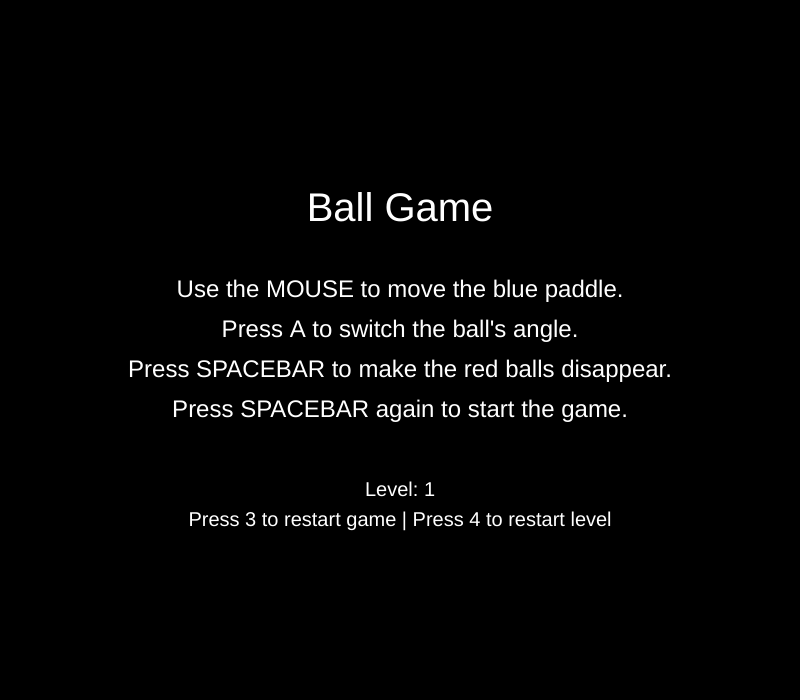
Frame 1 (no input)
Frame 60 (no input): identical to frame 1, image omitted
Frame 120 (the mouse pressed at the canvas centre since frame 60): identical to frame 1, image omitted

The p5.js sketch that drew this single still picture (run headless with seeded random() and noise() and a simulated clock; from frame 60 on, the mouse is pressed at the canvas centre):

// p5.js sketch
// ── sketch.js
/* Final Work in Progress Draft
By Francky Duperval

A modification of the ball game.

Goal is to add
- Points system (Check)
- Easier control mechanics
- Levels (That can only be unlocked by beating the previous) and also the ability to restart the level without restarting the game.
*/

let mode = 3; // Ball game mode

// ===== MODE 3 VARIABLES =====
let g3_ballX = 400;
let g3_ballY = 350;
let g3_ballDX = 6; // Changed from 5 to 6 for different angle
let g3_ballDY = -4; // Changed from -5 to -4 for different angle and speed
let g3_ballSize = 50;

let paddleX;
let paddleWidth = 120;
let paddleHeight = 15;
let topPaddleY = 30;

let targets = []; // good orbs
let hazards = []; // red orbs

let gameState = "playing"; // "playing", "win", "lose", "secret"
let gameStarted = false; // For home screen
let spaceHideTime = 0; // Timer for hiding hazards
let stars = []; // Array for stars
let points = 0; // Points system
let levelStartPoints = 0; // Points at the start of the current level

// ===== LEVEL SYSTEM =====
let currentLevel = 1; // Current difficulty level (1-5)
let isSecretLevel = false; // Flag for secret level
let secretLevelActive = false; // Flag to prevent re-triggering secret level

function setup() {
  createCanvas(800, 700);
}

// ===== LEVEL INITIALIZATION FUNCTION =====
function initializeLevel(level, isSecret = false) {
  // Save current points as the level start points
  levelStartPoints = points;
  
  let numTargets, numHazards;
  
  if (isSecret) {
    // Secret level - ultra challenge!
    numTargets = 8;
    numHazards = 6;
  } else {
    // Regular difficulties
    switch(level) {
      case 1: // Easy
        numTargets = 2;
        numHazards = 2;
        break;
      case 2: // Medium
        numTargets = 3;
        numHazards = 3;
        break;
      case 3: // Hard
        numTargets = 4;
        numHazards = 4;
        break;
      case 4: // Harder
        numTargets = 5;
        numHazards = 5;
        break;
      case 5: // Expert
        numTargets = 6;
        numHazards = 6;
        break;
      default:
        numTargets = 3;
        numHazards = 3;
    }
  }

  // Create target orbs
  targets = [];
  for (let i = 0; i < numTargets; i++) {
    targets.push({
      x: random(50, width - 50),
      y: random(50, height / 2),
      size: 25,
      color: [random(200, 255), random(200, 255), random(200, 255)]
    });
  }

  // Create hazard orbs (red)
  hazards = [];
  for (let i = 0; i < numHazards; i++) {
    hazards.push({
      x: random(50, width - 50),
      y: random(50, height / 2),
      size: 25
    });
  }
}

function draw() {
  // ===== MODE 3 DRAWING =====
  background(0);

  // Home screen
  if (!gameStarted) {
    fill(255);
    textSize(40);
    textAlign(CENTER, CENTER);
    text("Ball Game", width/2, height/2 - 140);

    textSize(24);
    text("Use the MOUSE to move the blue paddle.", width/2, height/2 - 60);
    text("Press A to switch the ball's angle.", width/2, height/2 - 20);
    text("Press SPACEBAR to make the red balls disappear.", width/2, height/2 + 20);
    text("Press SPACEBAR again to start the game.", width/2, height/2 + 60);
    
    textSize(20);
    if (isSecretLevel) {
      fill(255, 215, 0); // Gold for secret level
      text("SECRET LEVEL UNLOCKED!", width/2, height/2 + 110);
      fill(255);
    }
    text("Level: " + currentLevel, width/2, height/2 + 140);
    text("Press 3 to restart game | Press 4 to restart level", width/2, height/2 + 170);

    return; // Exit early to show only the home screen
  }

  // Check for secret level trigger (exactly 55 points)
  if (points === 55 && !secretLevelActive && gameState === "playing") {
    secretLevelActive = true;
    isSecretLevel = true;
    gameState = "win"; // Transition to secret level
    return;
  }

  // Stars when hiding hazards
  if (millis() < spaceHideTime) {
    fill(255);
    noStroke();
    for (let s of stars) {
      ellipse(s.x, s.y, 2, 2);
    }
  }

  // ===== GAME OVER SCREENS =====
  if (gameState === "win") {
    if (isSecretLevel) {
      fill(255, 215, 0);
      textSize(50);
      textAlign(CENTER, CENTER);
      text("SECRET LEVEL!", width/2, height/2 - 40);
      textSize(24);
      text("You scored exactly 55 points!", width/2, height/2 + 20);
      text("An ultra challenge awaits!", width/2, height/2 + 60);
      text("Press SPACEBAR to attempt the secret level", width/2, height/2 + 100);
      text("Or Press 3 to restart", width/2, height/2 + 140);
      return;
    } else {
      fill(0, 255, 0);
      textSize(50);
      textAlign(CENTER, CENTER);
      text("LEVEL COMPLETE!", width/2, height/2);
      textSize(24);
      text("Points: " + points, width/2, height/2 + 50);
      text("Press SPACEBAR to continue or Press 3 to restart", width/2, height/2 + 100);
      return;
    }
  }

  if (gameState === "lose") {
    fill(255, 0, 0);
    textSize(50);
    textAlign(CENTER, CENTER);
    text("YOU LOSE!", width/2, height/2);
    textSize(24);
    text("Points: " + points, width/2, height/2 + 50);
    text("Press 4 to restart level | Press 3 to restart game", width/2, height/2 + 100);
    return;
  }

  // ===== PADDLES =====
  paddleX = mouseX;
  fill(0, 0, 255);
  rectMode(CENTER);
  rect(paddleX, topPaddleY, paddleWidth, paddleHeight);
  rect(paddleX, height - 30, paddleWidth, paddleHeight);

  // ===== BALL =====
  g3_ballX += g3_ballDX;
  g3_ballY += g3_ballDY;

  // Bounce off LEFT and RIGHT walls only
  if (g3_ballX < 0 || g3_ballX > width) g3_ballDX *= -1;

  // Bounce off top paddle
  if (
    g3_ballY - g3_ballSize/2 < topPaddleY + paddleHeight/2 &&
    g3_ballX > paddleX - paddleWidth/2 &&
    g3_ballX < paddleX + paddleWidth/2
  ) {
    g3_ballDY *= -1;
    g3_ballY = topPaddleY + paddleHeight/2 + g3_ballSize/2;
  } else if (g3_ballY < 0) {
    // Ball reached top without hitting paddle - LOSE
    gameState = "lose";
  }

  // Bounce off bottom paddle
  if (
    g3_ballY + g3_ballSize/2 > height - 30 - paddleHeight/2 &&
    g3_ballX > paddleX - paddleWidth/2 &&
    g3_ballX < paddleX + paddleWidth/2
  ) {
    g3_ballDY *= -1;
    g3_ballY = height - 30 - paddleHeight/2 - g3_ballSize/2;
  } else if (g3_ballY > height) {
    // Ball reached bottom without hitting paddle - LOSE
    gameState = "lose";
  }

  // Ball color (reuse your random style)
  fill(random(255), random(255), random(255));
  ellipse(g3_ballX, g3_ballY, g3_ballSize);

  // Display points and level
  fill(255);
  textSize(24);
  textAlign(LEFT, TOP);
  text("Points: " + points, 10, 10);
  text("Level: " + currentLevel, 10, 40);

  // ===== TARGET ORBS (WIN) =====
  for (let i = targets.length - 1; i >= 0; i--) {
    let t = targets[i];
    fill(t.color[0], t.color[1], t.color[2]);
    ellipse(t.x, t.y, t.size);

    let d = dist(g3_ballX, g3_ballY, t.x, t.y);
    if (d < (g3_ballSize/2 + t.size/2)) {
      targets.splice(i, 1); // remove orb
      points += 10; // Add points for hitting target
    }
  }

  // Win condition
  if (targets.length === 0) {
    gameState = "win";
  }

  // ===== HAZARD ORBS (LOSE) =====
  for (let h of hazards) {
    if (millis() >= spaceHideTime) { // Only draw if not hidden
      fill(255, 0, 0);
      ellipse(h.x, h.y, h.size);
    }

    // Only check collision if not hidden
    if (millis() >= spaceHideTime) {
      let d = dist(g3_ballX, g3_ballY, h.x, h.y);
      if (d < (g3_ballSize/2 + h.size/2)) {
        gameState = "lose";
      }
    }
  }
}

function keyPressed() {
  if (key === '3') {
    mode = 3; // Ball game mode

    // Reset ball
    g3_ballX = width / 2;
    g3_ballY = height / 2;
    g3_ballDX = 6;
    g3_ballDY = -4;

    // Paddle
    paddleX = width / 2;

    // Reset game state
    gameState = "playing";
    gameStarted = false; // Back to home screen
    currentLevel = 1; // Reset to level 1
    isSecretLevel = false;
    secretLevelActive = false;
    points = 0; // Reset points

    // Initialize level 1
    initializeLevel(1);
  } else if (key === '4') {
    // Restart current level (reset points to level start)
    // Reset ball
    g3_ballX = width / 2;
    g3_ballY = height / 2;
    g3_ballDX = 6;
    g3_ballDY = -4;

    // Paddle
    paddleX = width / 2;

    // Reset game state but restore points to level start
    points = levelStartPoints;
    gameState = "playing";
    gameStarted = true; // Stay in game
    
    // Reinitialize current level
    initializeLevel(currentLevel, isSecretLevel);
  } else if (key === ' ') { // Spacebar
    if (!gameStarted) {
      gameStarted = true; // Start the game if on home screen
      initializeLevel(currentLevel, isSecretLevel);
    } else if (gameState === "win") {
      if (isSecretLevel) {
        // Secret level was offered, now starting it
        gameState = "playing";
        secretLevelActive = true;
        initializeLevel(currentLevel, true); // Initialize secret level
      } else {
        // Regular level completion, advance to next level
        currentLevel++;
        if (currentLevel > 5) {
          currentLevel = 1; // Loop back to level 1 if exceeded
        }
        gameState = "playing";
        gameStarted = false; // Back to home screen
      }
    } else {
      // During gameplay - hide hazards
      spaceHideTime = millis() + 1000; // Hide hazards for 1 second
      // Generate stars
      stars = [];
      let starCount = 0;
      while (starCount < 50) { // While loop for random stars
        stars.push({x: random(width), y: random(height)});
        starCount++;
      }
      for (let i = 0; i < 10; i++) { // First for loop: rows
        for (let j = 0; j < 8; j++) { // Second for loop: columns
          stars.push({x: i * 80 + 40, y: j * 70 + 35});
        }
      }
    }
  } else if (key === 'a' || key === 'A') {
    g3_ballDX = -g3_ballDX; // Reverse x-direction
    g3_ballDX *= 1.2; // Boost x-speed
  }
}
